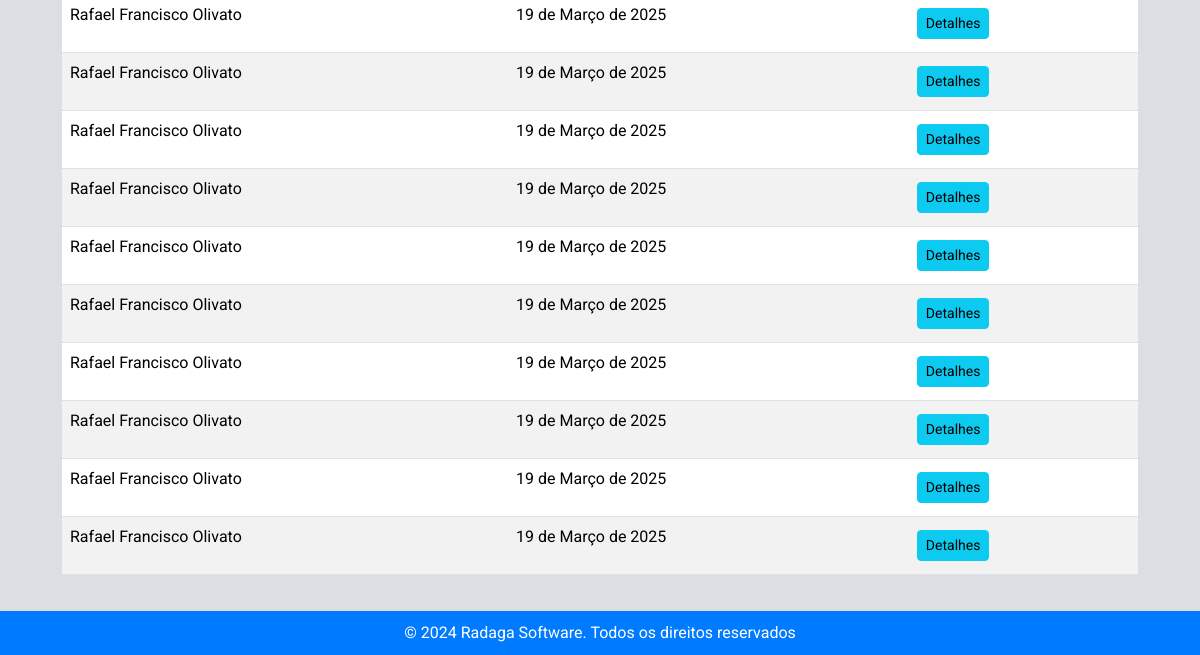
Before: /estoque/dispensacoes/ (lower part) with the older database file.
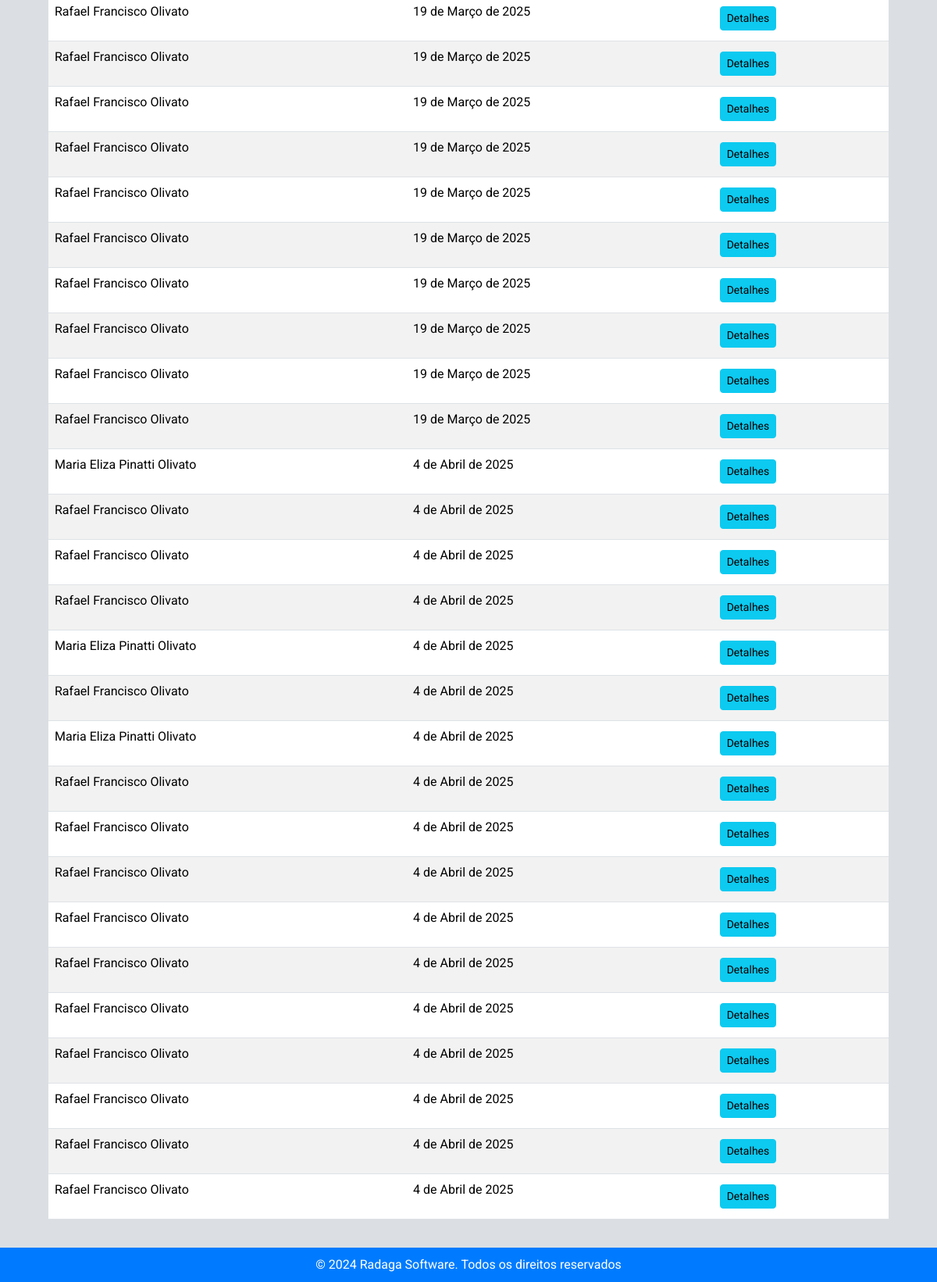
After: the same page with the newer database file.
### estoque/models.py (models this page shows, shortened)
class Dispensacao(models.Model):
    paciente = models.ForeignKey('Paciente', on_delete=models.CASCADE)
    medico = models.ForeignKey('Medico', on_delete=models.SET_NULL, null=True, blank=True,  verbose_name="Médico")
    outros_prescritores = models.CharField(max_length=255, blank=True, null=True)
    numero_notificacao = models.CharField(max_length=6, blank=True, null=True, verbose_name="Número notificação")
    data_receita = models.DateField(default=timezone.now)
    data_dispensacao = models.DateField(auto_now_add=True)

class Paciente(models.Model):
    nome = models.CharField(max_length=100)
    nome_mae = models.CharField(max_length=100, verbose_name="Nome da mãe")
    cns = models.CharField(max_length=15, unique=True, verbose_name="CNS")
    cpf = models.CharField(max_length=11, unique=True, verbose_name="CPF")
    data_nascimento = models.DateField()

### estoque/views.py (the view)
# urls.py: path('dispensacoes/', views.listar_dispensacoes, name='listar_dispensacoes'),
def listar_dispensacoes(request):
    dispensacoes = Dispensacao.objects.all()
    return render(
        request, "estoque/listar_dispensacoes.html", {"dispensacoes": dispensacoes}
    )

### estoque/templates/estoque/listar_dispensacoes.html (shortened to what this page needs)
{% extends 'estoque/base.html' %}
{% block content %}
<div class="container mt-5">
    <table class="table table-striped">
        <tbody>
            {% for dispensacao in dispensacoes %}
            <tr>
                <td>{{ dispensacao.paciente.nome }}</td>
                <td>{{ dispensacao.data_dispensacao }}</td>
                <td><a href="{% url 'detalhes_dispensacao' dispensacao.id %}" class="btn btn-info btn-sm">Detalhes</a></td>
            </tr>
            {% endfor %}
        </tbody>
    </table>
</div>
{% endblock %}

Changed rows visible on the page:
added Dispensacao: paciente.nome "Maria Eliza Pinatti Olivato", data_dispensacao "4 de Abril de 2025"
added Dispensacao: paciente.nome "Rafael Francisco Olivato", data_dispensacao "4 de Abril de 2025"
added Dispensacao: paciente.nome "Rafael Francisco Olivato", data_dispensacao "4 de Abril de 2025"
added Dispensacao: paciente.nome "Rafael Francisco Olivato", data_dispensacao "4 de Abril de 2025"
added Dispensacao: paciente.nome "Maria Eliza Pinatti Olivato", data_dispensacao "4 de Abril de 2025"
added Dispensacao: paciente.nome "Rafael Francisco Olivato", data_dispensacao "4 de Abril de 2025"
added Dispensacao: paciente.nome "Maria Eliza Pinatti Olivato", data_dispensacao "4 de Abril de 2025"
added Dispensacao: paciente.nome "Rafael Francisco Olivato", data_dispensacao "4 de Abril de 2025"
added Dispensacao: paciente.nome "Rafael Francisco Olivato", data_dispensacao "4 de Abril de 2025"
added Dispensacao: paciente.nome "Rafael Francisco Olivato", data_dispensacao "4 de Abril de 2025"
added Dispensacao: paciente.nome "Rafael Francisco Olivato", data_dispensacao "4 de Abril de 2025"
added Dispensacao: paciente.nome "Rafael Francisco Olivato", data_dispensacao "4 de Abril de 2025"
added Dispensacao: paciente.nome "Rafael Francisco Olivato", data_dispensacao "4 de Abril de 2025"
added Dispensacao: paciente.nome "Rafael Francisco Olivato", data_dispensacao "4 de Abril de 2025"
added Dispensacao: paciente.nome "Rafael Francisco Olivato", data_dispensacao "4 de Abril de 2025"
added Dispensacao: paciente.nome "Rafael Francisco Olivato", data_dispensacao "4 de Abril de 2025"
added Dispensacao: paciente.nome "Rafael Francisco Olivato", data_dispensacao "4 de Abril de 2025"
